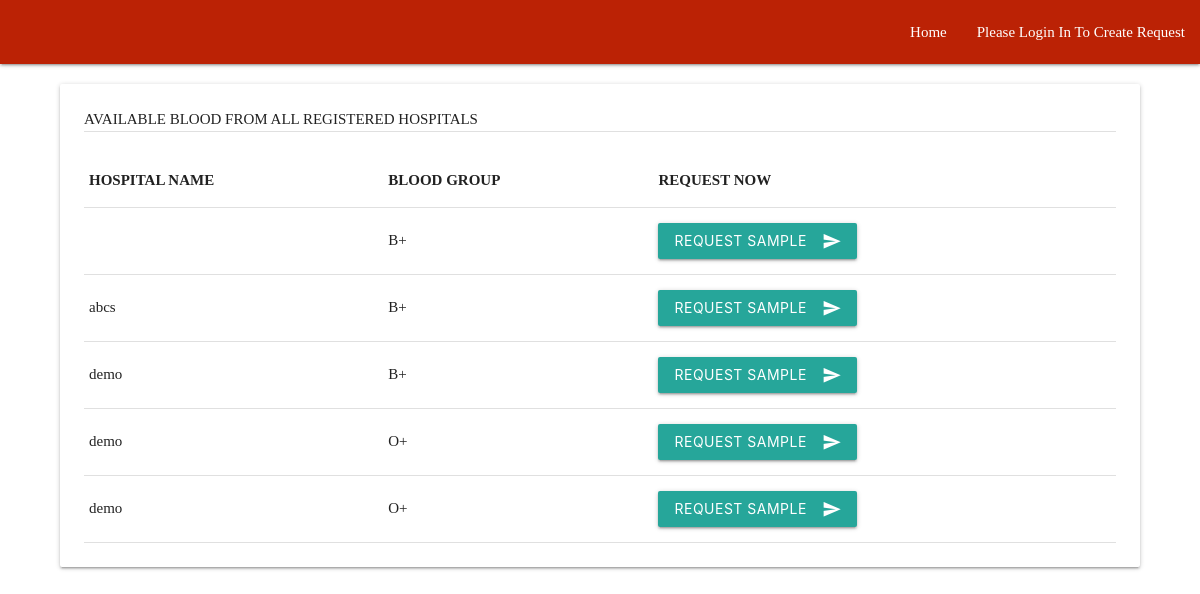
Page /user/requestblood.php on the committed database.
### tables this page shows
CREATE TABLE `blood_doner_record` (
  `bloodID` int(11) NOT NULL,
  `hospitalName` varchar(256) NOT NULL,
  `donerName` varchar(100) NOT NULL,
  `donerBloodGroup` varchar(10) NOT NULL,
  `donerSex` varchar(50) NOT NULL,
  `donerPhNo` int(12) NOT NULL,
  `donerAddress` varchar(256) NOT NULL,
  `donatedOn` timestamp NOT NULL DEFAULT CURRENT_TIMESTAMP ON UPDATE CURRENT_TIMESTAMP
);

### user/php/handeler.php (called while the page is built, shortened)
<?php
class USER
{
 private $conn;
 public function __construct()
 {
  $database = new Database();
  $db = $database->dbConnection();
  $this->conn = $db;
}
 public function runQuery($sql)
 {
  $stmt = $this->conn->prepare($sql);
  return $stmt;
 }
}

### user/requestblood.php (the view, shortened to what this page needs)
<?php
require_once './php/handeler.php';
$user_home = new USER();
?>
<!DOCTYPE html>
<html lang="en" >
<head>
  <link rel='stylesheet' href='https://cdnjs.cloudflare.com/ajax/libs/materialize/1.0.0/css/materialize.min.css'>
<link rel="stylesheet" href="./assets/css/request.css">
</head>
<body>
<!DOCTYPE html>
<html lang="en">
<head>
</head>
<body>
	<div class="navbar-fixed">
		<nav class="colored">
		    <div class="nav-wrapper">
		      	<ul class="right hide-on-med-and-down">
				  <li><a href="../index.php">Home</a></li>
                    <li><a href="index.php" ><?php
                    if(!$user_home->is_logged_in())
                    {
                     echo "Please Login In To Create Request";
                    }
                    else
                    {
						$stmt = $user_home->runQuery("SELECT * FROM tbl_users WHERE userID=:uid");
						$stmt->execute(array(":uid"=>$_SESSION['userSession']));
						$row = $stmt->fetch(PDO::FETCH_ASSOC);
                        echo "Logged in as : ";
                        echo $row["userName"];
                    }
                    ?></a></li>
			    </ul>
		    </div>
		</nav>
	</div>
    <div class="container admin-content">
			<div class="col s12 m12 l9 offset-l3">
				<div class="admin-content">
					<div class="col s12 m12 20">
						<div class="card">
							<div class="card-content">
								<p>AVAILABLE BLOOD FROM ALL REGISTERED HOSPITALS</p>
								<div class="divider"></div>
								<br>
								<table>
								<thead>
								<tr>
									<th>HOSPITAL NAME</th>
									<th>BLOOD GROUP</th>
									<th>REQUEST NOW</th>
								</tr>
								</thead>
								<tbody>
								<?php
									$sql = $user_home->runQuery("SELECT * FROM blood_doner_record");
									$sql->execute(array());
									if($sql->rowCount() > 0)
									{
									while($result = $sql->fetch(PDO::FETCH_ASSOC))
									{
										?>
										<tr>
                                    <td><?php echo $result['hospitalName']; ?></td>
                                    <td><?php echo $result['donerBloodGroup']; ?></td>
                                    <td> <form method="POST" action="requestblood.php">
									<button class="btn waves-effect waves-light" type="submit" name="request">Request Sample
									<i class="material-icons right">send</i>
									</button>
									</form>
									</td>
                                    </tr>
								     <?php
									}
								}
								else{
									echo "No Record Found";
								}
								?>
								</tbody>
							</table>
							</div>
						</div>
					</div>
				</div>
			</div>
		</div>
</body>
</html>
</body>
</html>

### assets/css/request.css (style rules this page uses)
body,html { font-family: "Poppins"; margin: 0; padding: 0; }
.colored { background-color: #bb2205; }
.navbar-fixed { z-index: 9999; }
.admin-content { margin-top: 20px; text-align: justify; z-index: -2; }
@media only screen and (min-width: 1100px) { .container { width: 90% !important; } }

### rows in the picture
blood_doner_record: donerBloodGroup "B+"
blood_doner_record: hospitalName "abcs", donerBloodGroup "B+"
blood_doner_record: hospitalName "demo", donerBloodGroup "B+"
blood_doner_record: hospitalName "demo", donerBloodGroup "O+"
blood_doner_record: hospitalName "demo", donerBloodGroup "O+"
